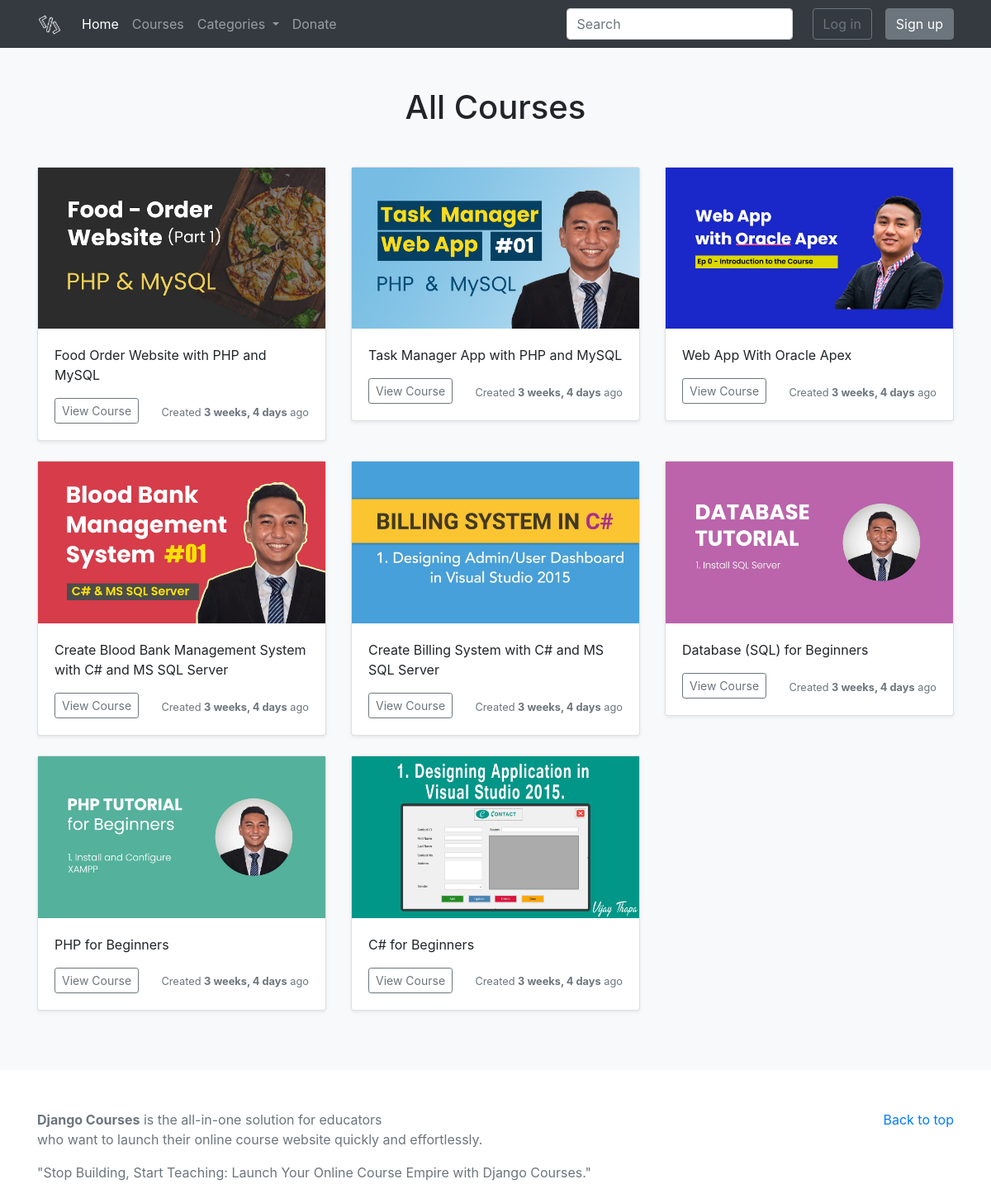
Page /courses/ on the committed database.
### courses/models.py (models this page shows, shortened)
class Course(models.Model):
    course_title = models.CharField(max_length=200, verbose_name="Course Title")
    course_slug = models.SlugField(verbose_name="Course Slug")
    course_description = models.TextField(blank=True, null=True, verbose_name="Course Description")
    course_topic = models.ManyToManyField(Topic, verbose_name="Course Topic")
    course_image = models.ImageField(upload_to="courses/", blank=True, null=True)
    course_is_active = models.CharField(
        choices = IS_ACTIVE,
        default = 'Yes',
        max_length=50,
        verbose_name="Is Active?"
        )
    course_is_featured = models.CharField(
        choices = IS_ACTIVE,
        default = 'Yes',
        max_length=50,
        verbose_name="Is Featured?"
        )
    course_created_at = models.DateTimeField(auto_now_add=True, verbose_name="Created Date")
    course_updated_at = models.DateTimeField(auto_now=True, verbose_name="Updated Date")
    seo_course_title = models.CharField(max_length=60, blank=True, null=True, verbose_name="SEO Course Title (60 Characters Long)")
    seo_course_keywords = models.TextField(blank=True, null=True, verbose_name="SEO for Course Keywords, Separated by Commas")
    seo_course_description = models.TextField(blank=True, null=True, verbose_name="SEO Course Description (160 Characters Long)")
    class Meta:
        ordering = ('-course_created_at', )

### courses/views.py (the view)
# urls.py: path('', include('courses.urls')),
def courses(request):
    courses = Course.objects.filter(course_is_active='Yes')
    context = {
        'courses': courses,
    }
    return render(request, 'courses/courses.html', context)

### courses/context_processors.py (called while the page is built)
def head_menu(request):
    topics = Topic.objects.filter(topic_is_active='Yes')
    context = {
        'topics': topics
    }
    return context

def my_courses(request):
    if request.user.is_authenticated:
        enrolled_courses = Enroll.objects.filter(user=request.user).order_by('-enrolled_date')[:5]
    else:
        enrolled_courses = None
    context = {
        'enrolled_courses': enrolled_courses,
    }
    return context

### courses/models.py (called while the page is built)
    def __str__(self):
        return self.topic_title

### templates/courses/courses.html (shortened to what this page needs)
{% extends 'base.html' %}
{% block content %}
<div class="album py-5 bg-light">
    <div class="container">
      <h1 class="text-center mb-5">All Courses</h1>
      <div class="row">
      {% if courses %}
        {% for course in courses %}
          <div class="col-md-4">
            <div class="card mb-4 shadow-sm">
              <a href="{% url 'course-detail' course.course_slug %}">
              {% if course.course_image %}
              <img src="{{ course.course_image.url }}" class="img-fluid" alt="{{ course.course_title }}">
              {% endif %}
              </a>
              <div class="card-body">
                <p class="card-text">{{ course.course_title }}</p>
                <div class="d-flex justify-content-between align-items-center">
                  <div class="btn-group">
                    <a href="{% url 'course-detail' course.course_slug %}">
                      <button type="button" class="btn btn-sm btn-outline-secondary">View Course</button>
                    <a>
                  </div>
                  <small class="text-muted">Created <strong>{{ course.course_created_at|timesince }}</strong> ago</small>
                </div>
              </div>
            </div>
          </div>
        {% endfor %}
      {% endif %}
      </div>
    </div>
  </div>
{% endblock content %}

### rows in the picture
Course: course_image (picture), course_title "Food Order Website with PHP and MySQL", course_created_at "3 weeks, 4 days"
Course: course_image (picture), course_title "Task Manager App with PHP and MySQL", course_created_at "3 weeks, 4 days"
Course: course_image (picture), course_title "Web App With Oracle Apex", course_created_at "3 weeks, 4 days"
Course: course_image (picture), course_title "Create Blood Bank Management System with C# and MS SQL Server", course_created_at "3 weeks, 4 days"
Course: course_image (picture), course_title "Create Billing System with C# and MS SQL Server", course_created_at "3 weeks, 4 days"
Course: course_image (picture), course_title "Database (SQL) for Beginners", course_created_at "3 weeks, 4 days"
Course: course_image (picture), course_title "PHP for Beginners", course_created_at "3 weeks, 4 days"
Course: course_image (picture), course_title "C# for Beginners", course_created_at "3 weeks, 4 days"
